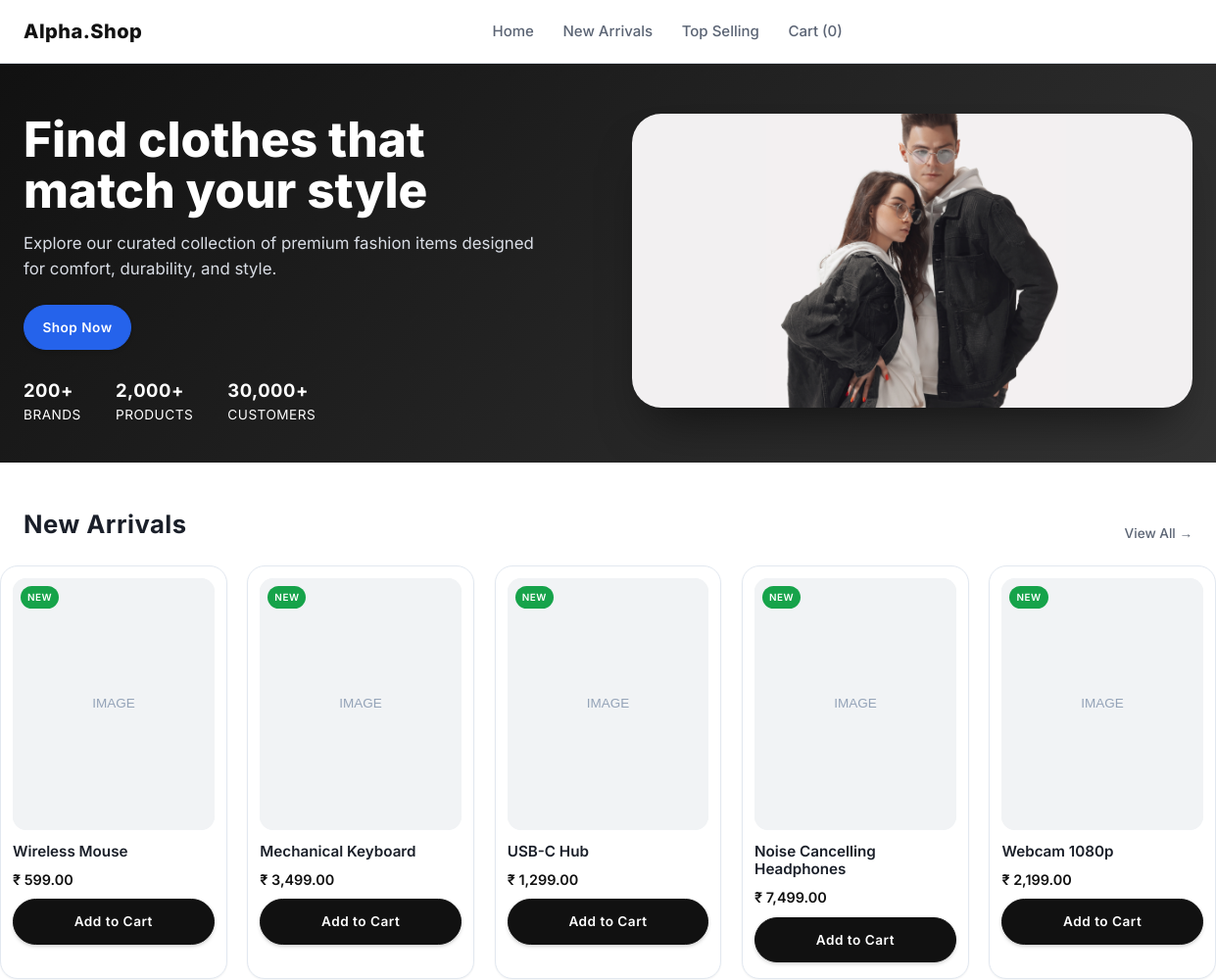
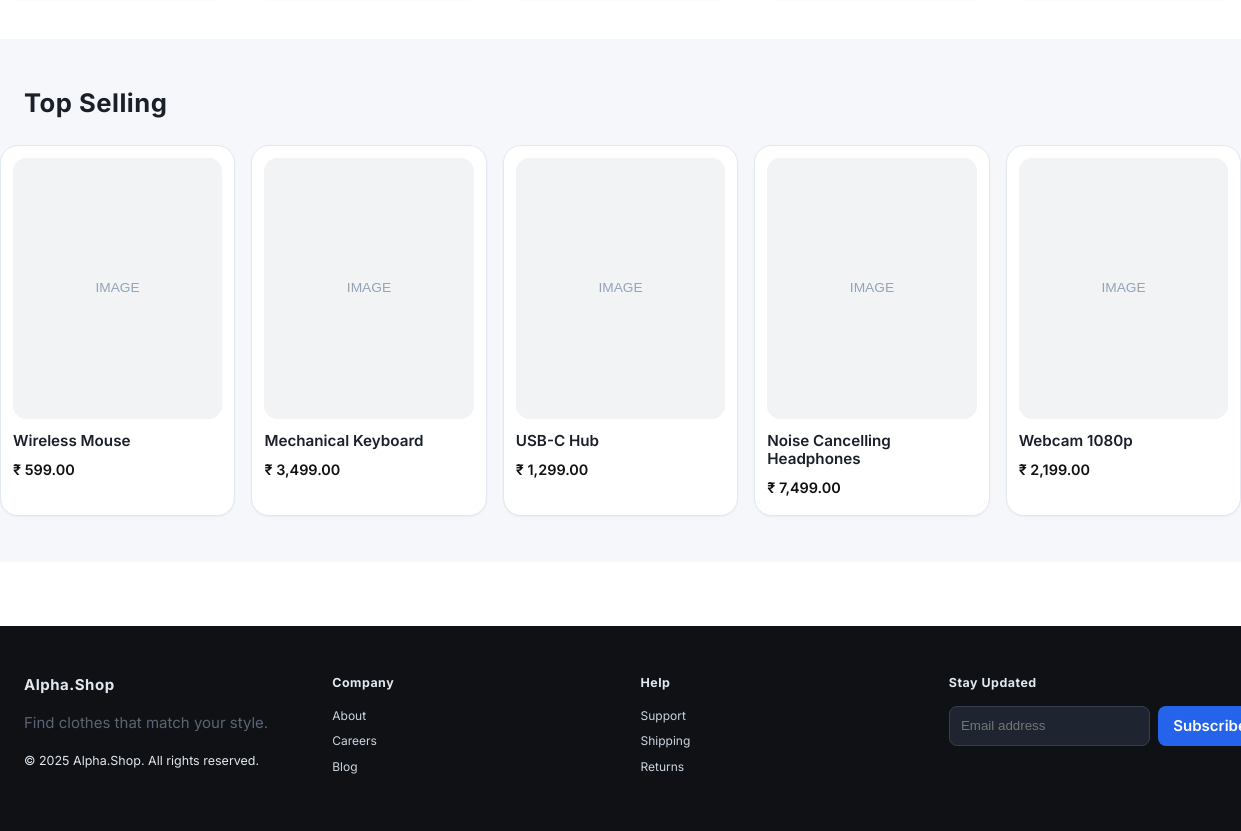
Page /ecommerce/index.php on the committed database (2 pictures, top to bottom).
### tables this page shows
CREATE TABLE products (
  id INT AUTO_INCREMENT PRIMARY KEY,
  name VARCHAR(120) NOT NULL,
  description TEXT,
  price DECIMAL(10,2) NOT NULL DEFAULT 0.00,
  image VARCHAR(255) DEFAULT 'placeholder.png',
  created_at TIMESTAMP DEFAULT CURRENT_TIMESTAMP
);

### ecommerce/image_resolver.php (called while the page is built, shortened)
<?php
function resolve_product_image(?PDO $pdo, array $product): string {
    $raw = trim((string)($product['image'] ?? ''));
    $imagesDir = __DIR__ . '/images';
    $placeholder = 'images/placeholder.svg';
    if ($raw !== '') {
        $direct = $imagesDir . '/' . $raw;
    }
    static $candidates = null; static $lowerMap = null; static $tokenIndex = null;
    if ($candidates === null) {
        $candidates = []; $lowerMap = []; $tokenIndex = [];
        foreach (glob($imagesDir . '/*') as $f) {
            $bn = basename($f);
            if ($bn === 'placeholder.svg') continue;
            $candidates[] = $bn;
            $base = preg_replace('/\.[^.]+$/','',$bn);
            $tokens = preg_split('/[-_\.]+/', strtolower($base));
            $tokens = array_filter($tokens, fn($t)=>$t!=='');
            $tokenIndex[$bn] = $tokens;
        }
    }
    if ($raw !== '') {
        $lower = strtolower($raw);
    }
    $rawBase = $raw !== '' ? preg_replace('/\.[^.]+$/','',$raw) : '';
    $rawTokens = $rawBase !== '' ? preg_split('/[-_\.]+/', strtolower($rawBase)) : [];
    $rawTokens = array_filter($rawTokens, fn($t)=>$t!=='');
    $best = null; $bestScore = 0;
    foreach ($candidates as $cand) {
        $tokens = $tokenIndex[$cand] ?? [];
        $score = 0;
        $score -= (strlen($cand) / 10);
    }
    return $placeholder;
}

### ecommerce/index.php (the view, shortened to what this page needs)
<?php
require_once __DIR__ . '/image_resolver.php';
require_once __DIR__ . '/db_connect.php';
try {
  $pdo = get_pdo();
} catch (Throwable $e) {
  $pdo = null;
}
$products = [];
if ($pdo instanceof PDO) {
  try {
    $stmt = $pdo->query("SELECT * FROM products ORDER BY created_at DESC");
    $products = $stmt->fetchAll();
  } catch (Throwable $e) {
    $errorMsg = $e->getMessage();
  }
} else {
  $errorMsg = 'Database connection unavailable';
}
include __DIR__ . '/header.php';
?>
<section class="hero">
  <div class="container hero-inner">
    <div class="hero-text">
      <h1>Find clothes that match your style</h1>
      <p>Explore our curated collection of premium fashion items designed for comfort, durability, and style.</p>
      <a href="#new" class="btn primary">Shop Now</a>
      <div class="hero-stats">
        <div><strong>200+</strong><span>Brands</span></div>
        <div><strong>2,000+</strong><span>Products</span></div>
        <div><strong>30,000+</strong><span>Customers</span></div>
      </div>
    </div>
    <div class="hero-art">
      <?php
        $heroWebp = $heroRaster = null; $chosen = null; $imgDir = __DIR__ . '/images';
        $candidates = [];
        if (is_dir($imgDir)) {
          foreach (glob($imgDir.'/*') as $f) {
            $bn = basename($f);
            $ext = strtolower(pathinfo($bn, PATHINFO_EXTENSION));
            if (!in_array($ext,['webp','jpg','jpeg','png'])) continue;
            $candidates[] = $bn;
          }
        }
        if (!$heroWebp && !$heroRaster) {
          $priorityNames = [];
          foreach ($candidates as $bn) {
            $low = strtolower($bn);
            if (strpos($low,'hero') !== false) $priorityNames[] = $bn;
            elseif (strpos($low,'banner') !== false) $priorityNames[] = $bn;
            elseif (strpos($low,'model') !== false) $priorityNames[] = $bn;
          }
          $priorityNames = array_unique($priorityNames);
          foreach ($priorityNames as $bn) {
            $ext = strtolower(pathinfo($bn, PATHINFO_EXTENSION));
            if ($ext==='webp' && !$heroWebp) $heroWebp = 'images/'.$bn;
            elseif(!$heroRaster && in_array($ext,['jpg','jpeg','png'])) $heroRaster = 'images/'.$bn;
          }
        }
      ?>
      <?php if ($heroWebp || $heroRaster): ?>
        <picture class="hero-media">
          <img src="<?php echo htmlspecialchars($heroRaster ?: $heroWebp); ?>" alt="Season essentials" width="640" height="520" loading="eager" decoding="async">
        </picture>
      <?php else: ?>
        <div class="hero-media hero-fallback"></div>
      <?php endif; ?>
    </div>
  </div>
</section>
<section id="new" class="section">
  <div class="container section-header">
    <h2 class="section-title">New Arrivals</h2>
    <a href="#" class="view-all">View All →</a>
  </div>
  <div class="product-row">
    <?php foreach($products as $p): ?>
      <?php $displayImg = resolve_product_image($pdo instanceof PDO ? $pdo : null, $p); ?>
      <div class="product-tile">
        <a href="product.php?id=<?php echo $p['id']; ?>" class="tile-img-wrap">
          <img src="<?php echo htmlspecialchars($displayImg); ?>" alt="<?php echo htmlspecialchars($p['name']); ?>" width="400" height="500" loading="lazy">
          <span class="badge new">NEW</span>
        </a>
        <div class="tile-body">
          <h3 class="tile-title"><?php echo htmlspecialchars($p['name']); ?></h3>
          <div class="price-line">₹ <?php echo number_format($p['price'],2); ?></div>
          <form method="post" action="add_to_cart.php" class="tile-cart-form">
            <button class="btn add-cart" type="submit">Add to Cart</button>
          </form>
        </div>
      </div>
    <?php endforeach; ?>
  </div>
</section>
<section id="top" class="section alt">
  <div class="container section-header">
    <h2 class="section-title">Top Selling</h2>
  </div>
  <div class="product-row scroller-x">
    <?php foreach(array_slice($products,0,6) as $p): ?>
      <?php $displayImg = resolve_product_image($pdo instanceof PDO ? $pdo : null, $p); ?>
      <div class="product-tile small">
        <a href="product.php?id=<?php echo $p['id']; ?>" class="tile-img-wrap">
          <img src="<?php echo htmlspecialchars($displayImg); ?>" alt="<?php echo htmlspecialchars($p['name']); ?>" width="400" height="500" loading="lazy">
        </a>
        <div class="tile-body">
          <h3 class="tile-title"><?php echo htmlspecialchars($p['name']); ?></h3>
          <div class="price-line">₹ <?php echo number_format($p['price'],2); ?></div>
        </div>
      </div>
    <?php endforeach; ?>
  </div>
</section>
<?php include __DIR__ . '/footer.php'; ?>

### ecommerce/css/styles.css (style rules this page uses)
* { box-sizing: border-box; }
:root { --bg: #ffffff; --bg-alt: #f5f7fa; --bg-soft: #f1f3f5; --border: #e2e8f0; --text: #1a1f29; --text-muted: #5b6474; --brand: #111111; --accent: #2563eb; --accent-hover: #1d4ed8; --radius-sm:4px; --radius:8px; --radius-lg:18px; --shadow-sm:0 1px 2px rgba(0,0,0,.05); --shadow:0 4px 12px -2px rgba(0,0,0,.08); --grad: linear-gradient(135deg,#111 0%,#333 100%); font-family:'Inter',system-ui,Arial,sans-serif; }
body { margin:0; background:var(--bg); color:var(--text); font-size:15px; line-height:1.5; }
a { color:var(--accent); text-decoration:none; }
img { max-width:100%; display:block; }
.container { width:min(1240px,100% - 3rem); margin-inline:auto; }
.hero { background:var(--grad); color:#fff; padding:3.2rem 0 2.4rem; position:relative; overflow:hidden; }
.hero-inner { display:flex; gap:3rem; align-items:flex-start; }
.hero-text { flex:1; }
.hero-text h1 { font-size:clamp(2.3rem,4.2vw,3.1rem); line-height:1.05; margin:0 0 1rem; font-weight:800; }
.hero-text p { max-width:540px; margin:0 0 1.5rem; font-size:1.05rem; color:#d9dde5; }
.hero-stats { display:flex; gap:2.2rem; margin-top:1.75rem; font-size:.85rem; text-transform:uppercase; letter-spacing:.5px; }
.hero-stats strong { display:block; font-size:1.15rem; color:#fff; }
.hero-art { flex:1; position:relative; min-height:300px; }
.hero-media { position:absolute; inset:0; width:100%; height:100%; border-radius:30px; overflow:hidden; display:block; box-shadow:0 30px 50px -20px rgba(0,0,0,.55); background:#111; }
.hero-media img { width:100%; height:100%; object-fit:cover; object-position:center; display:block; }
.section { padding:2.8rem 0 2.5rem; }
.section.alt { background:var(--bg-alt); }
.section-header { display:flex; align-items:flex-end; justify-content:space-between; margin-bottom:1.4rem; }
.section-title { margin:0; font-size:1.6rem; font-weight:700; letter-spacing:.5px; }
.view-all { font-size:.85rem; font-weight:500; color:var(--text-muted); }
.product-row { display:grid; grid-template-columns:repeat(auto-fill,minmax(200px,1fr)); gap:1.3rem; }
.product-row.scroller-x { display:flex; gap:1rem; overflow-x:auto; padding-bottom:.4rem; scrollbar-width:thin; }
.product-tile { background:#fff; border:1px solid var(--border); border-radius:18px; padding:.75rem .75rem 1rem; display:flex; flex-direction:column; position:relative; box-shadow:var(--shadow-sm); transition:.35s ease box-shadow, .35s ease transform; }
.product-tile.small { min-width:170px; }
.tile-img-wrap { display:block; aspect-ratio:4/5; background:var(--bg-soft); border-radius:14px; overflow:hidden; position:relative; }
.tile-img-wrap img { width:100%; height:100%; object-fit:cover; }
.badge { position:absolute; top:8px; left:8px; background:#111; color:#fff; font-size:.62rem; letter-spacing:.5px; padding:4px 7px; border-radius:30px; font-weight:600; }
.badge.new { background:#16a34a; }
.tile-body { padding-top:.8rem; display:flex; flex-direction:column; gap:.55rem; }
.tile-title { font-size:.95rem; margin:0; font-weight:600; line-height:1.2; }
.price-line { font-size:.9rem; font-weight:600; color:var(--brand); }
.tile-cart-form { margin-top:auto; }
.btn { --btn-bg: var(--brand); --btn-color:#fff; cursor:pointer; display:inline-flex; align-items:center; gap:.5rem; font-weight:600; font-size:.85rem; letter-spacing:.5px; padding:.75rem 1.15rem; border-radius:50px; background:var(--btn-bg); color:var(--btn-color)!important; border:1px solid var(--btn-bg); text-decoration:none; transition:.25s background,.25s transform, .25s box-shadow; box-shadow:0 2px 4px -1px rgba(0,0,0,.25); }
.btn.primary { --btn-bg: var(--accent); color:#fff!important; }
.add-cart { width:100%; justify-content:center; }
button { font:inherit; }
@media (prefers-reduced-motion:no-preference) { .product-tile { animation:fadeUp .5s ease both; } }

### rows in the picture
products: name "Wireless Mouse", price "599.00"
products: name "Mechanical Keyboard", price "3,499.00"
products: name "USB-C Hub", price "1,299.00"
products: name "Noise Cancelling Headphones", price "7,499.00"
products: name "Webcam 1080p", price "2,199.00"
